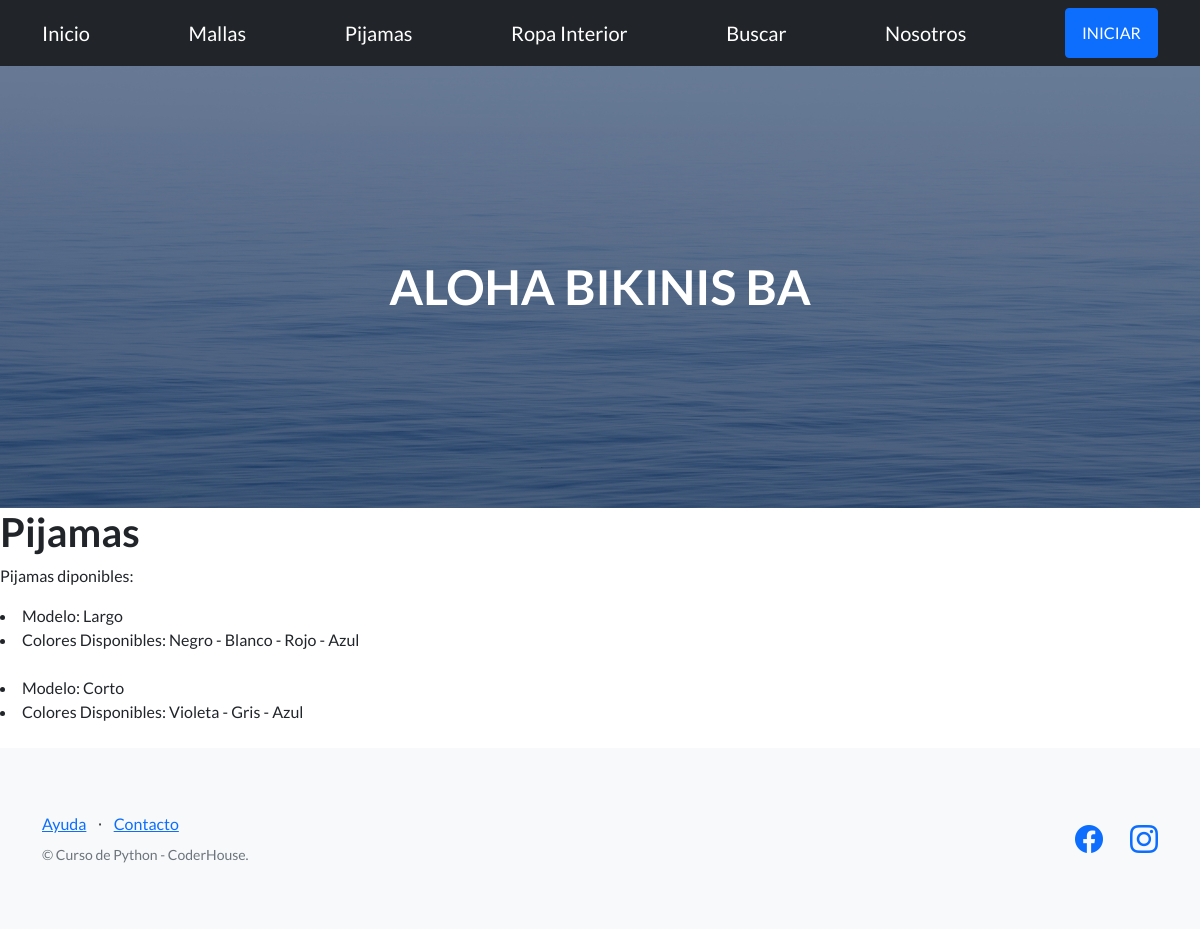
Before: /pijamas with the older database file.
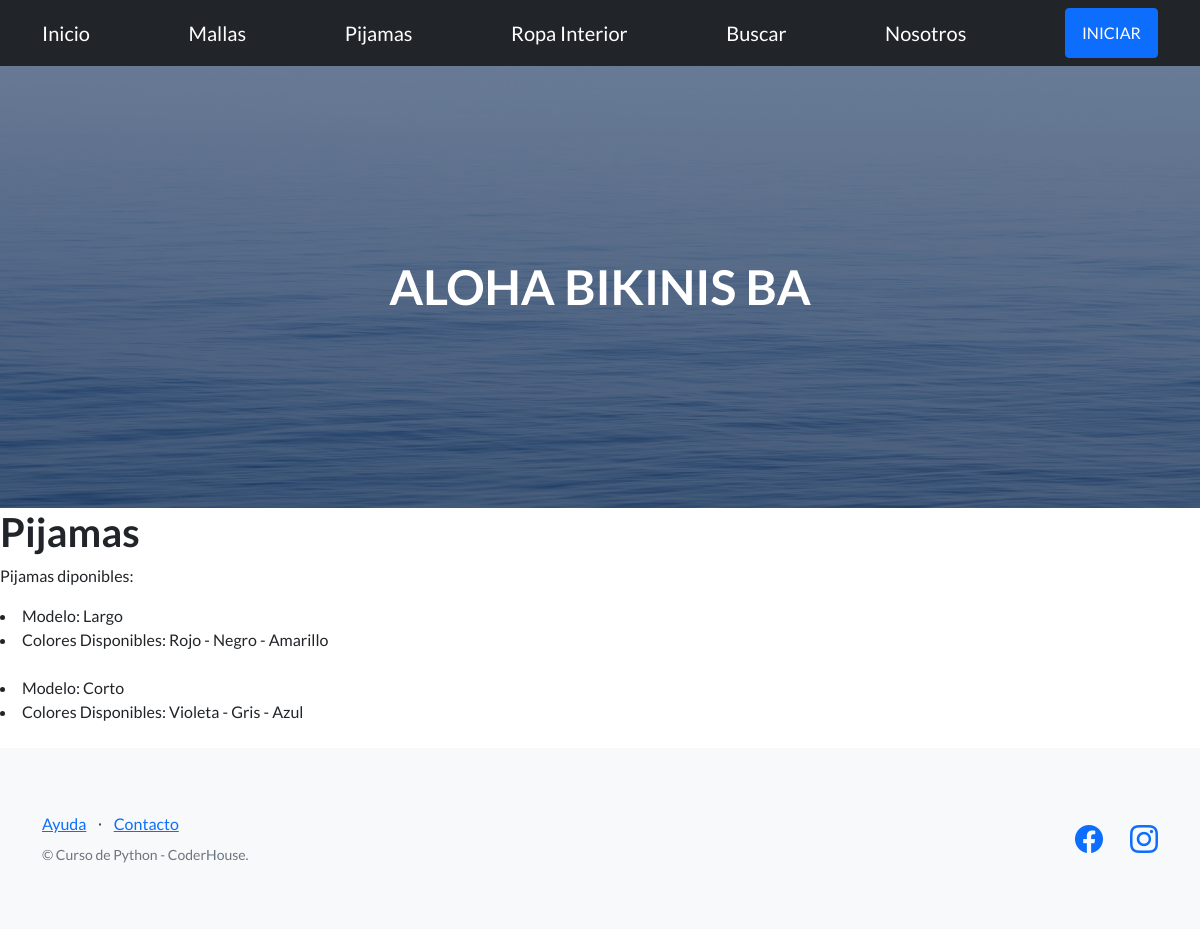
After: the same page with the newer database file.
### TercerEntrega/models.py (models this page shows, shortened)
class Pijamas(models.Model):
    nombreModelo= models.CharField(max_length=30)
    inviernoverano= models.CharField(max_length=30)
    talles= models.CharField(max_length=30)
    Colores= models.CharField(max_length=30)

### TercerEntrega/views.py (the view)
# urls.py: path('pijamas', views.pijamas, name="Pijamas"),
def pijamas(request):
      pijam = Pijamas.objects.all() #trae todos los pijamas
      contexto= {"pijam":pijam}
      return render(request, "TercerEntrega/pijamas.html",contexto)

### TercerEntrega/templates/TercerEntrega/pijamas.html
<!DOCTYPE html>
<html lang="en">
{% extends "TercerEntrega/padre.html" %}
{% load static %}
{% block contenidoQueCambia %}
   <h1>Pijamas</h1>
   <p>Pijamas diponibles:</p>
{% for p in pijam %}
<li>Modelo: {{p.nombreModelo}}</li>
<li>Colores Disponibles: {{p.Colores}}</li><br/>
{% endfor %}
{% endblock %}

### TercerEntrega/templates/TercerEntrega/padre.html (shortened to what this page needs)
<!DOCTYPE html>
<html lang="en">
    <head>
        {% load static %}
        <link href="https://cdn.jsdelivr.net/npm/bootstrap-icons@1.5.0/font/bootstrap-icons.css" rel="stylesheet" type="text/css" />
        <link href="{% static 'TercerEntrega/css/styles.css' %}" rel="stylesheet" />
    </head>
    <body>
        <nav class="navbar navbar-expand-lg navbar-dark bg-dark">
            <div class="container">
                <a class="navbar-brand" href="{% url 'Inicio' %}">Inicio</a>
                <a class="navbar-brand" href="{% url 'Mallas' %}">Mallas</a>
                <a class="navbar-brand" href="{% url 'Pijamas' %}">Pijamas</a>
                <a class="navbar-brand" href="{% url 'Ropa Interior' %}">Ropa Interior</a>
                <a class="navbar-brand" href="{% url 'Buscar' %}">Buscar</a>
                <a class="navbar-brand" href="{% url 'Nosotros' %}">Nosotros</a>
                {% if not request.user.is_authenticated %}
                <a class="btn btn-primary" href="{% url 'Login' %}">INICIAR</a>
                {% endif %}
            </div>
        </nav>
        <header class="masthead">
            <div class="container position-relative">
                <div class="row justify-content-center">
                    <div class="col-xl-6">
                        <div class="text-center text-white">
                            <h1 class="mb-0">ALOHA BIKINIS BA</h1>
                        </div>
                    </div>
                </div>
            </div>
        </header>
        {% block contenidoQueCambia %}
        {% endblock %}
        <footer class="footer bg-light">
            <div class="container">
                <div class="row">
                    <div class="col-lg-6 h-100 text-center text-lg-start my-auto">
                        <ul class="list-inline mb-2">
                            <li class="list-inline-item"><a href="#!">Ayuda</a></li>
                            <li class="list-inline-item">⋅</li>
                            <li class="list-inline-item"><a href="#!">Contacto</a></li>
                        </ul>
                        <p class="text-muted small mb-4 mb-lg-0">&copy; Curso de Python - CoderHouse.</p>
                    </div>
                    <div class="col-lg-6 h-100 text-center text-lg-end my-auto">
                        <ul class="list-inline mb-0">
                            <li class="list-inline-item me-4">
                                <a href="https://www.facebook.com/people/Aloha-Buenos-Aires/100063824859933/"><i class="bi-facebook fs-3"></i></a>
                            </li>
                            <li class="list-inline-item">
                                <a href="https://www.instagram.com/alohabikinisba/?hl=es-la"><i class="bi-instagram fs-3"></i></a>
                            </li>
                        </ul>
                    </div>
                </div>
            </div>
        </footer>
    </body>
</html>

Changed rows visible on the page:
changed Pijamas "Largo": Colores "Negro - Blanco - Rojo - Azul" → "Rojo - Negro - Amarillo"
